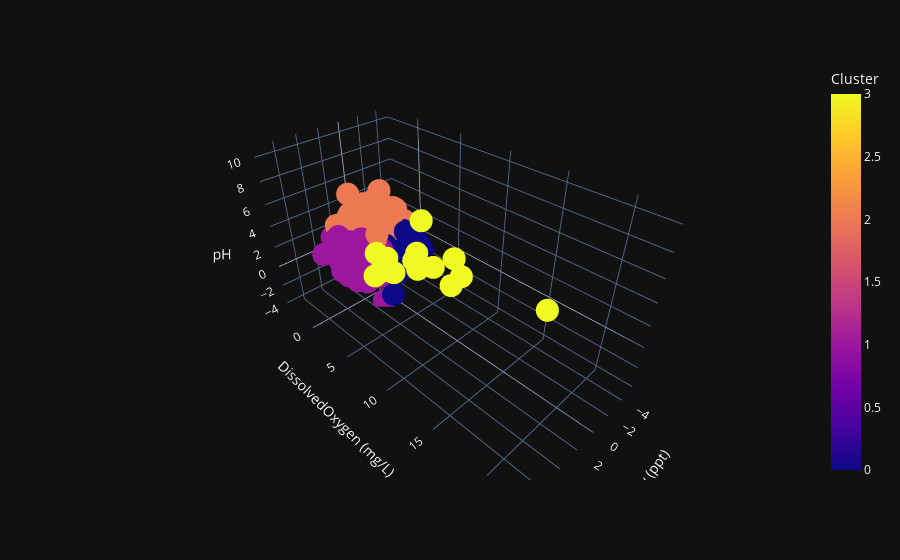

Notebook cell for this chart:
### Markdown cell above
## Armado del Modelo

### Code cell
# Inicializar el modelo K-means
kmeans = KMeans(n_clusters=4, random_state=42)

# Ajustar el modelo a los datos
kmeans.fit(pca_df)

# Obtener las etiquetas de los clusters
labels = kmeans.labels_

# Agregar las etiquetas de los clusters al dataframe original
pca_df['Cluster'] = labels

df = px.data.iris()
fig = px.scatter_3d(pca_df, x='Salinity (ppt)', y='DissolvedOxygen (mg/L)', z='pH',
              color='Cluster', size_max = 30, template = 'plotly_dark')
fig.show()

### Figure 1 — Plotly figure (JSON) as saved in the notebook; plotly's stock layout.template omitted (floating-point values rounded to 4 significant figures; data arrays with more than 128 entries replaced by an {"elided": "..."} marker saying what was removed)
{"data": [{"hovertemplate": "Salinity (ppt)=%{x}<br>DissolvedOxygen (mg/L)=%{y}<br>pH=%{z}<br>Cluster=%{marker.color}<extra></extra>", "legendgroup": "", "marker": {"color": {"elided": "2366 int values"}, "coloraxis": "coloraxis", "symbol": "circle"}, "mode": "markers", "name": "", "scene": "scene", "showlegend": false, "type": "scatter3d", "x": {"elided": "2366 float values"}, "y": {"elided": "2366 float values"}, "z": {"elided": "2366 float values"}}], "layout": {"coloraxis": {"colorbar": {"title": {"text": "Cluster"}}, "colorscale": [[0, "#0d0887"], [0.1111, "#46039f"], [0.2222, "#7201a8"], [0.3333, "#9c179e"], [0.4444, "#bd3786"], [0.5556, "#d8576b"], [0.6667, "#ed7953"], [0.7778, "#fb9f3a"], [0.8889, "#fdca26"], [1, "#f0f921"]]}, "legend": {"tracegroupgap": 0}, "margin": {"t": 60}, "scene": {"domain": {"x": [0, 1], "y": [0, 1]}, "xaxis": {"title": {"text": "Salinity (ppt)"}}, "yaxis": {"title": {"text": "DissolvedOxygen (mg/L)"}}, "zaxis": {"title": {"text": "pH"}}}}}
